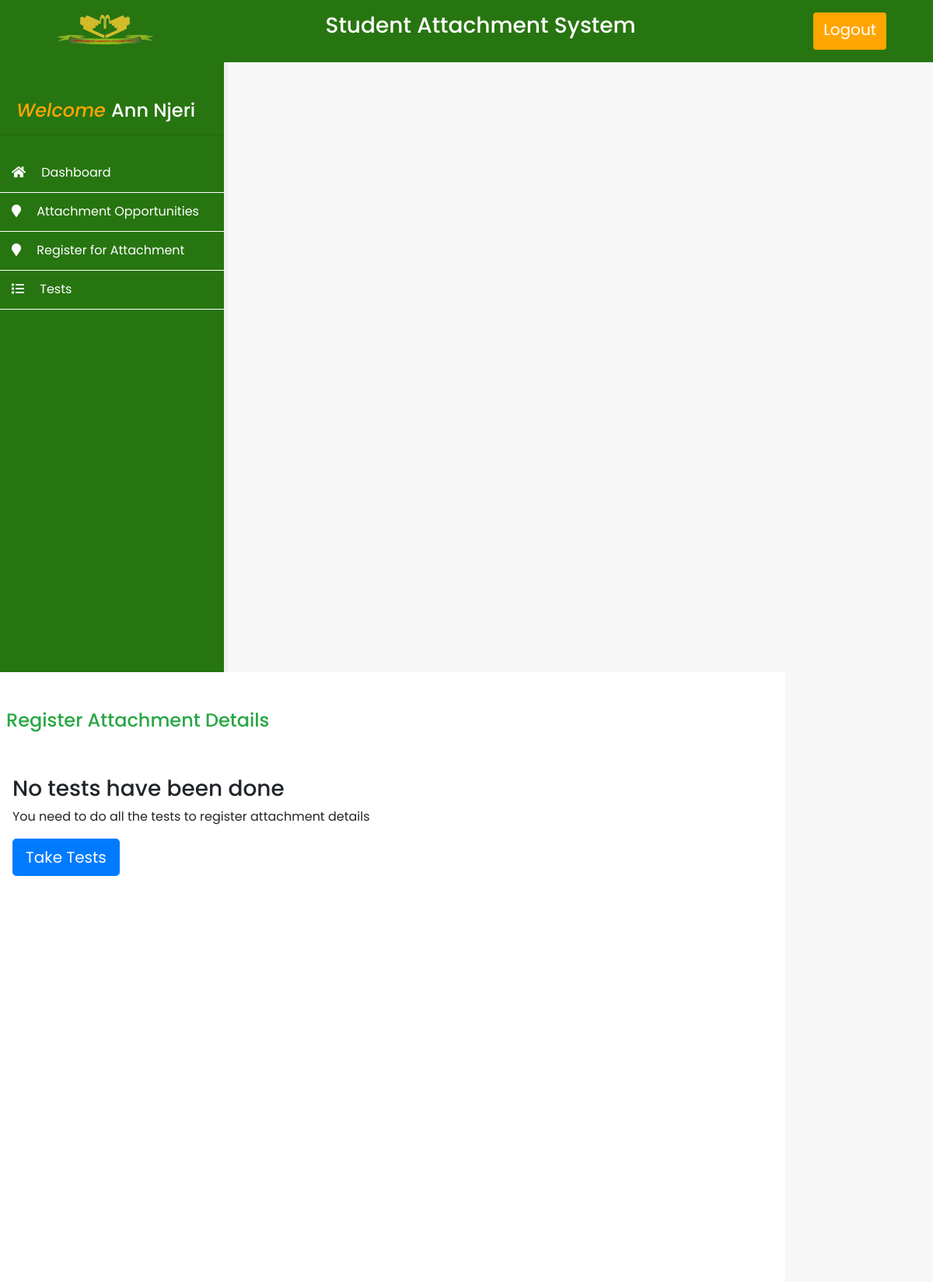
The page /users/student/registerattachment.php (signed in) on the database as committed earlier.
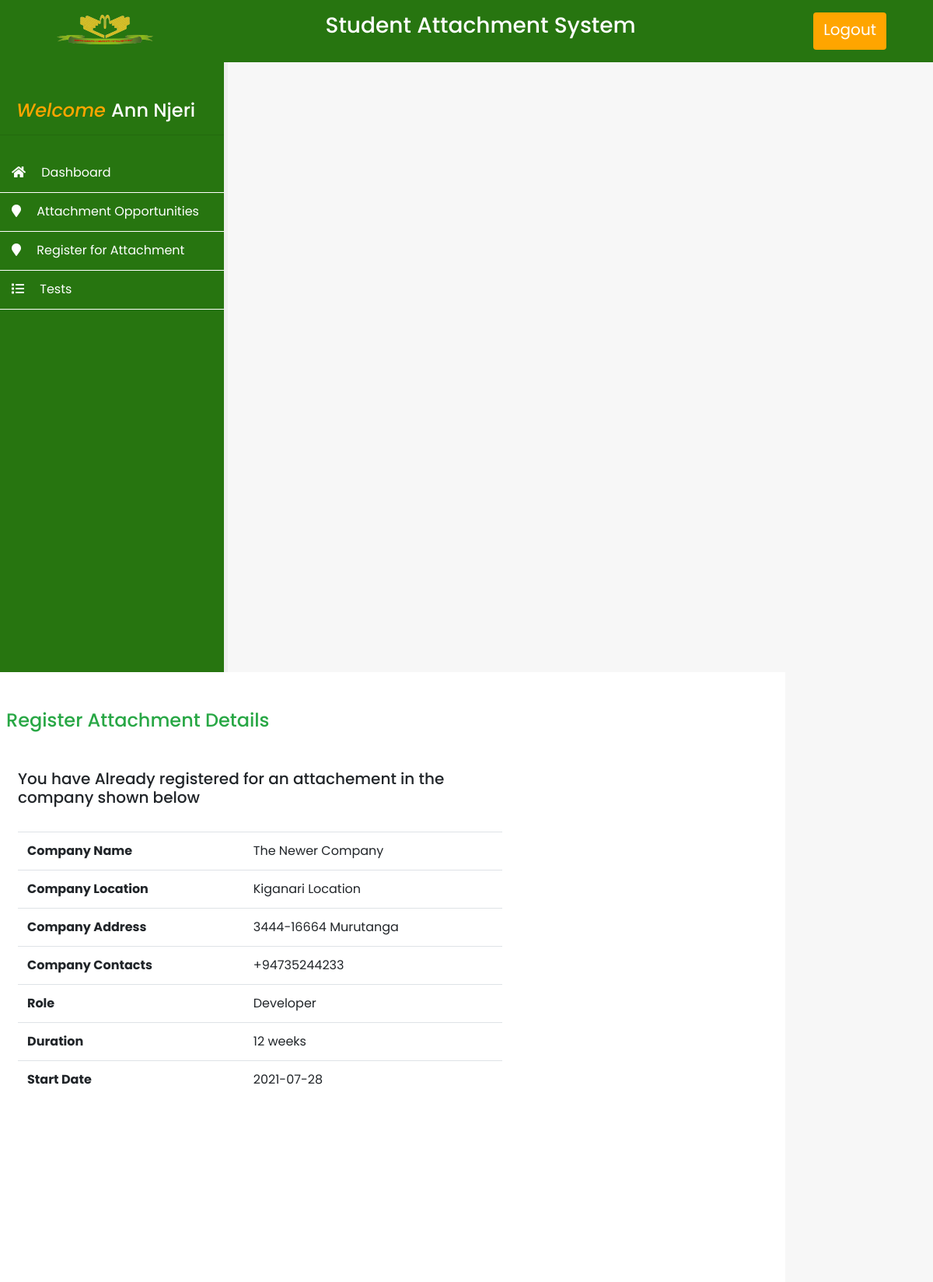
The same page on the database as committed later.
### tables this page shows
CREATE TABLE `tbl_registered_attachments` (
  `id` int(11) NOT NULL,
  `studentid` varchar(200) NOT NULL,
  `companyname` varchar(200) NOT NULL,
  `companylocation` varchar(200) NOT NULL,
  `companyaddress` varchar(200) NOT NULL,
  `companycontact` varchar(200) NOT NULL,
  `role` varchar(200) NOT NULL,
  `duration` varchar(200) NOT NULL,
  `startdate` date NOT NULL
);

### users/student/myFunctions.php (the view, shortened to what the changed rows need)
<?php
function testsDone($sid)
{
    include "includes/config.php";
    $result = mysqli_query($conn, "SELECT DISTINCT test FROM tbl_responses where student_id='$sid'");
    return mysqli_num_rows($result);
}
function getAttachmentDetails($sid)
{
    include "includes/config.php";
    $checkresult = mysqli_query($conn, "SELECT * FROM tbl_registered_attachments where studentid = '$sid'");
    $array = mysqli_fetch_assoc($checkresult);
    if (mysqli_num_rows($checkresult) > 0) {
?>
        <tr>
            <th>Company Name</th>
            <td><?php echo $array["companyname"] ?></td>
        </tr>
        <tr>
            <th>Company Location</th>
            <td><?php echo $array["companylocation"] ?></td>
        </tr>
        <tr>
            <th>Company Address</th>
            <td><?php echo $array["companyaddress"] ?></td>
        </tr>
        <tr>
            <th>Company Contacts</th>
            <td><?php echo $array["companycontact"] ?></td>
        </tr>
        <tr>
            <th>Role</th>
            <td><?php echo $array["role"] ?></td>
        </tr>
        <tr>
            <th>Duration</th>
            <td><?php echo $array["duration"] ?> weeks</td>
        </tr>
        <tr>
            <th>Start Date</th>
            <td><?php echo $array["startdate"] ?></td>
        </tr>
        <?php
    } else {
        echo "No Attachment Added";
    }
}
        ?>

### users/student/registerattachment.php (shortened to what the changed rows need)
<?php
$sid  = $_SESSION['studentid'];
include "myFunctions.php";
$checkresult = mysqli_query($conn, "SELECT * FROM tbl_registered_attachments where studentid = '$sid'");
$testsdone = testsDone($sid);
?>
<?php include "includes/header.php"; ?>
<section class="content row">
    <?php include "includes/sidebar.php"; ?>
    <div class="col col-sm-12 col-md-8 col-lg-10 main-content">
        <div class="row m-2">
            <?php if ($testsdone == 3) : ?>
                <?php if (mysqli_num_rows($checkresult) < 1) : ?>
                    <div class="col">
                        <form id="registerAttachmentForm">
                            <div class="row ">
                                <input name="studentid" type="hidden" value="<?php echo $sid; ?>">
                                <div class="form-group col-12 col-sm-12 col-md-6 col-lg-5">
                                    <label>Company Name</label>
                                    <input name="name" type="text" class="form-control" placeholder="Enter company name">
                                </div>
                                <div class="form-group col-12 col-sm-12 col-md-6 col-lg-5">
                                    <label>Company Location</label>
                                    <input name="location" type="text" class="form-control" placeholder="Enter company location">
                                </div>
                                <div class="form-group col-12 col-sm-12 col-md-6 col-lg-5">
                                    <label>Company Address</label>
                                    <input name="address" type="text" class="form-control" placeholder="Enter company address">
                                </div>
                                <div class="form-group col-12 col-sm-12 col-md-6 col-lg-5">
                                    <label>Company Contact</label>
                                    <input name="contact" type="text" class="form-control" placeholder="Enter company contacts">
                                </div>
                                <div class="form-group col-12 col-sm-12 col-md-6 col-lg-5">
                                    <label>Your Role</label>
                                    <input name="role" type="text" class="form-control" placeholder="Enter your role">
                                </div>
                                <div class="form-group col-12 col-sm-12 col-md-6 col-lg-5">
                                    <label>Duration in weeks</label>
                                    <input name="duration" type="number" max="12" class="form-control" placeholder="Enter number of weeks">
                                </div>
                                <div class="form-group col-12 col-sm-12 col-md-6 col-lg-5">
                                    <label>Start date</label>
                                    <input name="startdate" type="date" class="form-control">
                                </div>
                            </div>
                            <button type="submit" id="registerAttachmentBtn" class="btn btn-primary">Register</button>
                        </form>
                    </div>
                <?php else : ?>
                    <div class="col col-12 col-md-12 col-lg-8">
                        <h5>You have Already registered for an attachement in the company shown below</h5>
                        <br>
                        <table class="table">
                            <tbody>
                                <?php getAttachmentDetails($sid); ?>
                            </tbody>
                        </table>
                    </div>
                <?php endif ?>
            <?php else : ?>
                <div class="m-2">
                    <h3>No tests have been done</h3>
                    <p>You need to do all the tests to register attachment details</p>
                    <a href="tests.php" class="btn btn-primary btn-lg">Take Tests</a>
                </div>
            <?php endif ?>
        </div>
    </div>
    </div>
<?php include "includes/footer.php"; ?>

Rows that differ between the two databases and show on the page:
added tbl_registered_attachments: companyname "The Newer Company", companylocation "Kiganari Location", companyaddress "3444-16664 Murutanga", companycontact "+94735244233", role "Developer", duration "12", startdate "2021-07-28"
Other text that changed with them:
text no longer shown: "No tests have been done You need to do all the tests to register attachment details Take Tests"
text now shown: "You have Already registered for an attachement in the company shown below Company Name Company Location Company Address Company Contacts Role Duration weeks Start Date"
